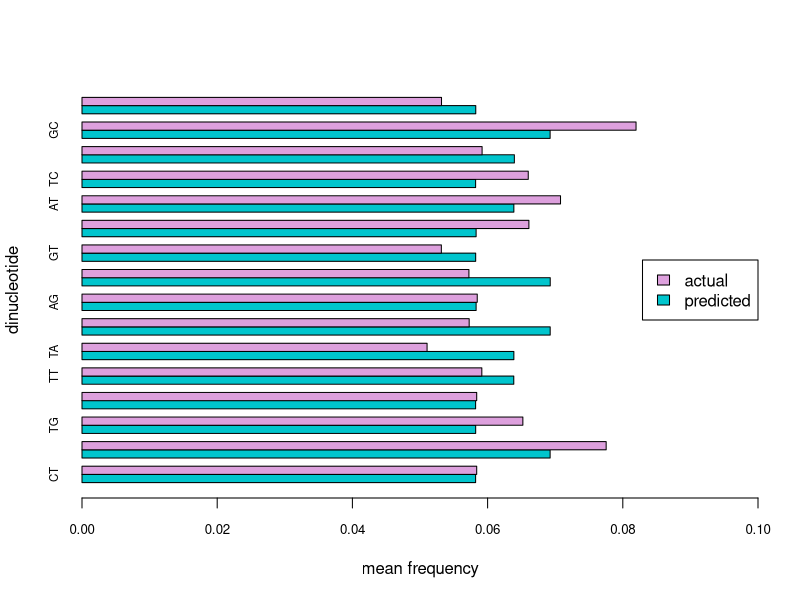

This chart was generated by the following R code:
#comparing observed vs expected dinucleotide rates in genomes 
library(ggplot2)
  

pdf("18.1_fig_5.pdf")


data_file <- read.csv('11.1_dinucleotide_content.csv',header = TRUE)

predicted_CT_all <- (unlist(data_file$predicted_CT))
predicted_CG_all <- (unlist(data_file$predicted_CG))
predicted_TG_all <- (unlist(data_file$predicted_TG))
predicted_CA_all <- (unlist(data_file$predicted_CT))
predicted_TT_all <- (unlist(data_file$predicted_TT))
predicted_TA_all <- (unlist(data_file$predicted_TA))
predicted_GG_all <- (unlist(data_file$predicted_GG))
predicted_AG_all <- (unlist(data_file$predicted_AG))
predicted_CC_all <- (unlist(data_file$predicted_CC))
predicted_GT_all <- (unlist(data_file$predicted_GT))
predicted_GA_all <- (unlist(data_file$predicted_GA))
predicted_AT_all <- (unlist(data_file$predicted_AT))
predicted_TC_all <- (unlist(data_file$predicted_TC))
predicted_AA_all <- (unlist(data_file$predicted_AA))
predicted_GC_all<- (unlist(data_file$predicted_GC))
predicted_AC_all <- (unlist(data_file$predicted_AC))


actual_CT_all <- (unlist(data_file$actual_CT))
actual_CG_all <- (unlist(data_file$actual_CG))
actual_TG_all <- (unlist(data_file$actual_TG))
actual_CA_all <- (unlist(data_file$actual_CT))
actual_TT_all <- (unlist(data_file$actual_TT))
actual_TA_all <- (unlist(data_file$actual_TA))
actual_GG_all <- (unlist(data_file$actual_GG))
actual_AG_all <- (unlist(data_file$actual_AG))
actual_CC_all <- (unlist(data_file$actual_CC))
actual_GT_all <- (unlist(data_file$actual_GT))
actual_GA_all <- (unlist(data_file$actual_GA))
actual_AT_all <- (unlist(data_file$actual_AT))
actual_TC_all <- (unlist(data_file$actual_TC))
actual_AA_all <- (unlist(data_file$actual_AA))
actual_GC_all <- (unlist(data_file$actual_GC))
actual_AC_all <- (unlist(data_file$actual_AC))



predicted_CT <- mean(unlist(data_file$predicted_CT))
predicted_CG <- mean(unlist(data_file$predicted_CG))
predicted_TG <- mean(unlist(data_file$predicted_TG))
predicted_CA <- mean(unlist(data_file$predicted_CT))
predicted_TT <- mean(unlist(data_file$predicted_TT))
predicted_TA <- mean(unlist(data_file$predicted_TA))
predicted_GG <- mean(unlist(data_file$predicted_GG))
predicted_AG <- mean(unlist(data_file$predicted_AG))
predicted_CC <- mean(unlist(data_file$predicted_CC))
predicted_GT <- mean(unlist(data_file$predicted_GT))
predicted_GA <- mean(unlist(data_file$predicted_GA))
predicted_AT <- mean(unlist(data_file$predicted_AT))
predicted_TC <- mean(unlist(data_file$predicted_TC))
predicted_AA <- mean(unlist(data_file$predicted_AA))
predicted_GC <- mean(unlist(data_file$predicted_GC))
predicted_AC <- mean(unlist(data_file$predicted_AC))


actual_CT <- mean(unlist(data_file$actual_CT))
actual_CG <- mean(unlist(data_file$actual_CG))
actual_TG <- mean(unlist(data_file$actual_TG))
actual_CA <- mean(unlist(data_file$actual_CT))
actual_TT <- mean(unlist(data_file$actual_TT))
actual_TA <- mean(unlist(data_file$actual_TA))
actual_GG <- mean(unlist(data_file$actual_GG))
actual_AG <- mean(unlist(data_file$actual_AG))
actual_CC <- mean(unlist(data_file$actual_CC))
actual_GT <- mean(unlist(data_file$actual_GT))
actual_GA <- mean(unlist(data_file$actual_GA))
actual_AT <- mean(unlist(data_file$actual_AT))
actual_TC <- mean(unlist(data_file$actual_TC))
actual_AA <- mean(unlist(data_file$actual_AA))
actual_GC <- mean(unlist(data_file$actual_GC))
actual_AC <- mean(unlist(data_file$actual_AC))


x <- c('CT','GC','TG','CA','TT','TA','GG','AG','CC','GT','GA','AT','TC','AA','GC','AC')
CT=c(predicted_CT, actual_CT)
CG=c(predicted_CG, actual_CG)
TG=c(predicted_TG, actual_TG)
CA=c(predicted_CA, actual_CA)
TT=c(predicted_TT, actual_TT)
TA=c(predicted_TA, actual_TA)
GG=c(predicted_GG, actual_GG)
AG=c(predicted_AG, actual_AG)
CC=c(predicted_CC, actual_CC)
GT=c(predicted_GT, actual_GT)
GA=c(predicted_GA, actual_GA)
AT=c(predicted_AT, actual_AT)
TC=c(predicted_TC, actual_TC)
AA=c(predicted_AA, actual_AA)
GC=c(predicted_GC, actual_GC)
AC=c(predicted_AC, actual_AC)

# Inserting data
data <- data.frame(CT,CG,TG,CA,TT,TA,GG,AG,CC,GT,GA,AT,TC,AA,GC,AC)
colour_dict <- c("turquoise3","plum")

barplot(as.matrix(data), xlab="mean frequency",ylab = "dinucleotide", horiz=T, col = colour_dict,width = 3, legend = c("predicted","actual"), xlim = c(0.00,0.1), beside = TRUE, cex.names=0.7, cex.axis = 0.8, args.legend = list(x="right"))

#stats 
print(paste('CT'))
stats_CT <- t.test(actual_CT_all,predicted_CT_all, paired = TRUE)
print(stats_CT)
print(paste('CG'))
stats_CG <- t.test(actual_CG_all,predicted_CG_all, paired = TRUE)
print(stats_CG)
print(paste('TG'))
stats_TG <- t.test(actual_TG_all,predicted_TG_all, paired = TRUE)
print(stats_TG)
print(paste('CA'))
stats_CA <- t.test(actual_CA_all,predicted_CA_all, paired = TRUE)
print(stats_CA)
print(paste('TT'))
stats_TT <- t.test(actual_TT_all,predicted_TT_all, paired = TRUE)
print(stats_TT)
print(paste('TA'))
stats_TA <- t.test(actual_TA_all,predicted_TA_all, paired = TRUE)
print(stats_TA)
print(paste('GG'))
stats_GG <- t.test(actual_GG_all,predicted_GG_all, paired = TRUE)
print(stats_GG)
print(paste('AG'))
stats_AG <- t.test(actual_AG_all,predicted_AG_all, paired = TRUE)
print(stats_AG)
print(paste('CC'))
stats_CC <- t.test(actual_CC_all,predicted_CC_all, paired = TRUE)
print(stats_CC)
print(paste('GT'))
stats_GT <- t.test(actual_GT_all,predicted_GT_all, paired = TRUE)
print(stats_GT)
print(paste('GA'))
stats_GA <- t.test(actual_GA_all,predicted_GA_all, paired = TRUE)
print(stats_GA)
print(paste('AT'))
stats_AT <- t.test(actual_AT_all,predicted_AT_all, paired = TRUE)
print(stats_AT)
print(paste('TC'))
stats_TC <- t.test(actual_TC_all,predicted_TC_all, paired = TRUE)
print(stats_TC)
print(paste('AA'))
stats_AA <- t.test(actual_AA_all,predicted_AA_all, paired = TRUE)
print(stats_AA)
print(paste('GC'))
stats_GC <- t.test(actual_GC_all,predicted_GC_all, paired = TRUE)
print(stats_GC)
print(paste('AC'))
stats_AC <- t.test(actual_AC_all,predicted_AC_all, paired = TRUE)
print(stats_AC)

dev.off()